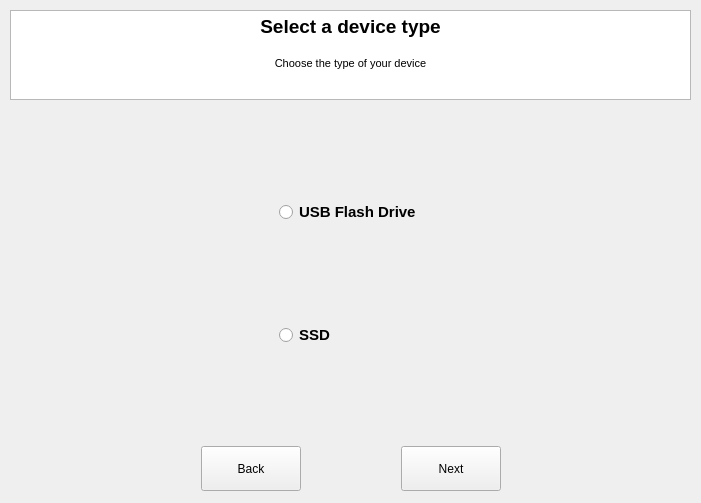
<?xml version="1.0" encoding="UTF-8"?>
<ui version="4.0">
 <class>WidgetSelectType</class>
 <widget class="QWidget" name="WidgetSelectType">
  <property name="geometry">
   <rect>
    <x>0</x>
    <y>0</y>
    <width>701</width>
    <height>503</height>
   </rect>
  </property>
  <property name="sizePolicy">
   <sizepolicy hsizetype="Fixed" vsizetype="Fixed">
    <horstretch>0</horstretch>
    <verstretch>0</verstretch>
   </sizepolicy>
  </property>
  <property name="maximumSize">
   <size>
    <width>16777215</width>
    <height>16777215</height>
   </size>
  </property>
  <property name="windowTitle">
   <string>Form</string>
  </property>
  <widget class="QWidget" name="verticalLayoutWidget_2">
   <property name="geometry">
    <rect>
     <x>10</x>
     <y>10</y>
     <width>681</width>
     <height>481</height>
    </rect>
   </property>
   <layout class="QVBoxLayout" name="verticalLayout_2">
    <property name="spacing">
     <number>100</number>
    </property>
    <item>
     <widget class="QTextEdit" name="textEdit">
      <property name="sizePolicy">
       <sizepolicy hsizetype="Expanding" vsizetype="Expanding">
        <horstretch>0</horstretch>
        <verstretch>0</verstretch>
       </sizepolicy>
      </property>
      <property name="verticalScrollBarPolicy">
       <enum>Qt::ScrollBarAlwaysOff</enum>
      </property>
      <property name="horizontalScrollBarPolicy">
       <enum>Qt::ScrollBarAlwaysOff</enum>
      </property>
      <property name="sizeAdjustPolicy">
       <enum>QAbstractScrollArea::AdjustIgnored</enum>
      </property>
      <property name="readOnly">
       <bool>true</bool>
      </property>
      <property name="html">
       <string>&lt;!DOCTYPE HTML PUBLIC &quot;-//W3C//DTD HTML 4.0//EN&quot; &quot;http://www.w3.org/TR/REC-html40/strict.dtd&quot;&gt;
&lt;html&gt;&lt;head&gt;&lt;meta name=&quot;qrichtext&quot; content=&quot;1&quot; /&gt;&lt;style type=&quot;text/css&quot;&gt;
p, li { white-space: pre-wrap; }
&lt;/style&gt;&lt;/head&gt;&lt;body style=&quot; font-family:'MS Shell Dlg 2'; font-size:8.25pt; font-weight:400; font-style:normal;&quot;&gt;
&lt;p align=&quot;center&quot; style=&quot; margin-top:0px; margin-bottom:0px; margin-left:0px; margin-right:0px; -qt-block-indent:0; text-indent:0px;&quot;&gt;&lt;span style=&quot; font-size:14pt; font-weight:600;&quot;&gt;Select a device type&lt;/span&gt;&lt;/p&gt;
&lt;p align=&quot;center&quot; style=&quot;-qt-paragraph-type:empty; margin-top:0px; margin-bottom:0px; margin-left:0px; margin-right:0px; -qt-block-indent:0; text-indent:0px; font-family:'Gulim'; font-size:12pt; font-weight:600;&quot;&gt;&lt;br /&gt;&lt;/p&gt;
&lt;p align=&quot;center&quot; style=&quot; margin-top:0px; margin-bottom:0px; margin-left:0px; margin-right:0px; -qt-block-indent:0; text-indent:0px;&quot;&gt;Choose the type of your device&lt;/p&gt;&lt;/body&gt;&lt;/html&gt;</string>
      </property>
      <property name="textInteractionFlags">
       <set>Qt::NoTextInteraction</set>
      </property>
     </widget>
    </item>
    <item alignment="Qt::AlignHCenter|Qt::AlignVCenter">
     <widget class="QRadioButton" name="radioUSB">
      <property name="sizePolicy">
       <sizepolicy hsizetype="Expanding" vsizetype="Expanding">
        <horstretch>0</horstretch>
        <verstretch>0</verstretch>
       </sizepolicy>
      </property>
      <property name="font">
       <font>
        <pointsize>11</pointsize>
        <weight>75</weight>
        <bold>true</bold>
       </font>
      </property>
      <property name="text">
       <string>USB Flash Drive</string>
      </property>
     </widget>
    </item>
    <item alignment="Qt::AlignHCenter|Qt::AlignVCenter">
     <widget class="QRadioButton" name="radioSSD">
      <property name="sizePolicy">
       <sizepolicy hsizetype="Expanding" vsizetype="Expanding">
        <horstretch>0</horstretch>
        <verstretch>0</verstretch>
       </sizepolicy>
      </property>
      <property name="minimumSize">
       <size>
        <width>143</width>
        <height>22</height>
       </size>
      </property>
      <property name="font">
       <font>
        <pointsize>11</pointsize>
        <weight>75</weight>
        <bold>true</bold>
       </font>
      </property>
      <property name="text">
       <string>SSD</string>
      </property>
     </widget>
    </item>
    <item>
     <layout class="QHBoxLayout" name="horizontalLayout">
      <property name="spacing">
       <number>100</number>
      </property>
      <item alignment="Qt::AlignRight|Qt::AlignVCenter">
       <widget class="QPushButton" name="btnPrev">
        <property name="enabled">
         <bool>true</bool>
        </property>
        <property name="sizePolicy">
         <sizepolicy hsizetype="Expanding" vsizetype="Expanding">
          <horstretch>0</horstretch>
          <verstretch>0</verstretch>
         </sizepolicy>
        </property>
        <property name="minimumSize">
         <size>
          <width>100</width>
          <height>45</height>
         </size>
        </property>
        <property name="text">
         <string>Back</string>
        </property>
       </widget>
      </item>
      <item alignment="Qt::AlignLeft|Qt::AlignVCenter">
       <widget class="QPushButton" name="btnNext">
        <property name="enabled">
         <bool>true</bool>
        </property>
        <property name="sizePolicy">
         <sizepolicy hsizetype="Expanding" vsizetype="Expanding">
          <horstretch>0</horstretch>
          <verstretch>0</verstretch>
         </sizepolicy>
        </property>
        <property name="minimumSize">
         <size>
          <width>100</width>
          <height>45</height>
         </size>
        </property>
        <property name="text">
         <string>Next</string>
        </property>
       </widget>
      </item>
     </layout>
    </item>
   </layout>
  </widget>
 </widget>
 <resources/>
 <connections/>
</ui>
